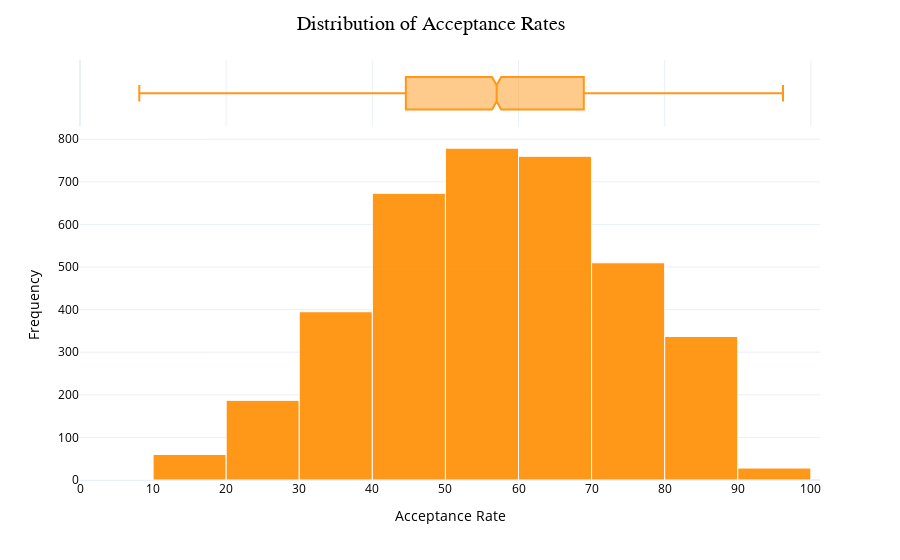

The code cell stored with this chart in its notebook:
### Code cell
import plotly.express as px

fig = px.histogram(
    df,
    x='acceptance',
    marginal='box',
    nbins=10,
    color_discrete_sequence=['#FF8C00']  # orange bars
)

fig.update_layout(
    template='plotly_white',  # light theme
    title_text='Distribution of Acceptance Rates',
    title_font=dict(size=20, family='Arial', color='black'),
    title_x=0.33,
    xaxis_title='Acceptance Rate',
    yaxis_title='Frequency',
    xaxis=dict(tickvals=list(range(0, 110, 10))),
    font=dict(color='black'),
    plot_bgcolor='white',
    paper_bgcolor='white'
)

fig.update_traces(
    marker_line_color='white',
    marker_line_width=1,
    opacity=0.9
)

fig.show()

### Figure 1 — Plotly figure (JSON) as saved in the notebook; plotly's stock layout.template omitted (floating-point values rounded to 4 significant figures; data arrays with more than 128 entries replaced by an {"elided": "..."} marker saying what was removed)
{"data": [{"bingroup": "x", "hovertemplate": "acceptance=%{x}<br>count=%{y}<extra></extra>", "legendgroup": "", "marker": {"color": "#FF8C00", "pattern": {"shape": ""}, "line": {"color": "white", "width": 1}}, "name": "", "nbinsx": 10, "orientation": "v", "showlegend": false, "x": {"elided": "3730 float values"}, "xaxis": "x", "yaxis": "y", "type": "histogram", "opacity": 0.9}, {"hovertemplate": "acceptance=%{x}<extra></extra>", "legendgroup": "", "marker": {"color": "#FF8C00", "line": {"color": "white", "width": 1}}, "name": "", "notched": true, "showlegend": false, "x": {"elided": "3730 float values"}, "xaxis": "x2", "yaxis": "y2", "type": "box", "opacity": 0.9}], "layout": {"xaxis": {"anchor": "y", "domain": [0.0, 1.0], "title": {"text": "Acceptance Rate"}, "tickvals": [0, 10, 20, 30, 40, 50, 60, 70, 80, 90, 100]}, "yaxis": {"anchor": "x", "domain": [0.0, 0.8316], "title": {"text": "Frequency"}}, "xaxis2": {"anchor": "y2", "domain": [0.0, 1.0], "matches": "x", "showticklabels": false, "showgrid": true}, "yaxis2": {"anchor": "x2", "domain": [0.8416, 1.0], "matches": "y2", "showticklabels": false, "showline": false, "ticks": "", "showgrid": false}, "legend": {"tracegroupgap": 0}, "margin": {"t": 60}, "barmode": "relative", "title": {"font": {"size": 20, "family": "Arial", "color": "black"}, "text": "Distribution of Acceptance Rates", "x": 0.33}, "font": {"color": "black"}, "plot_bgcolor": "white", "paper_bgcolor": "white"}}
